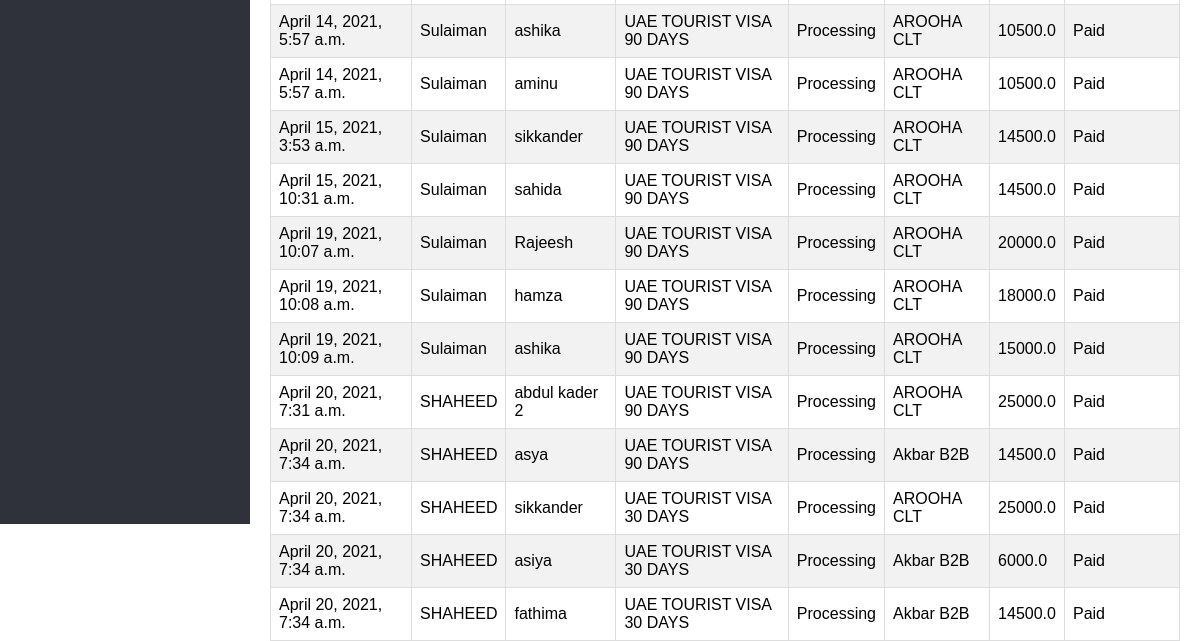
Before: /dashboard/services/ (lower part) with the older database file.
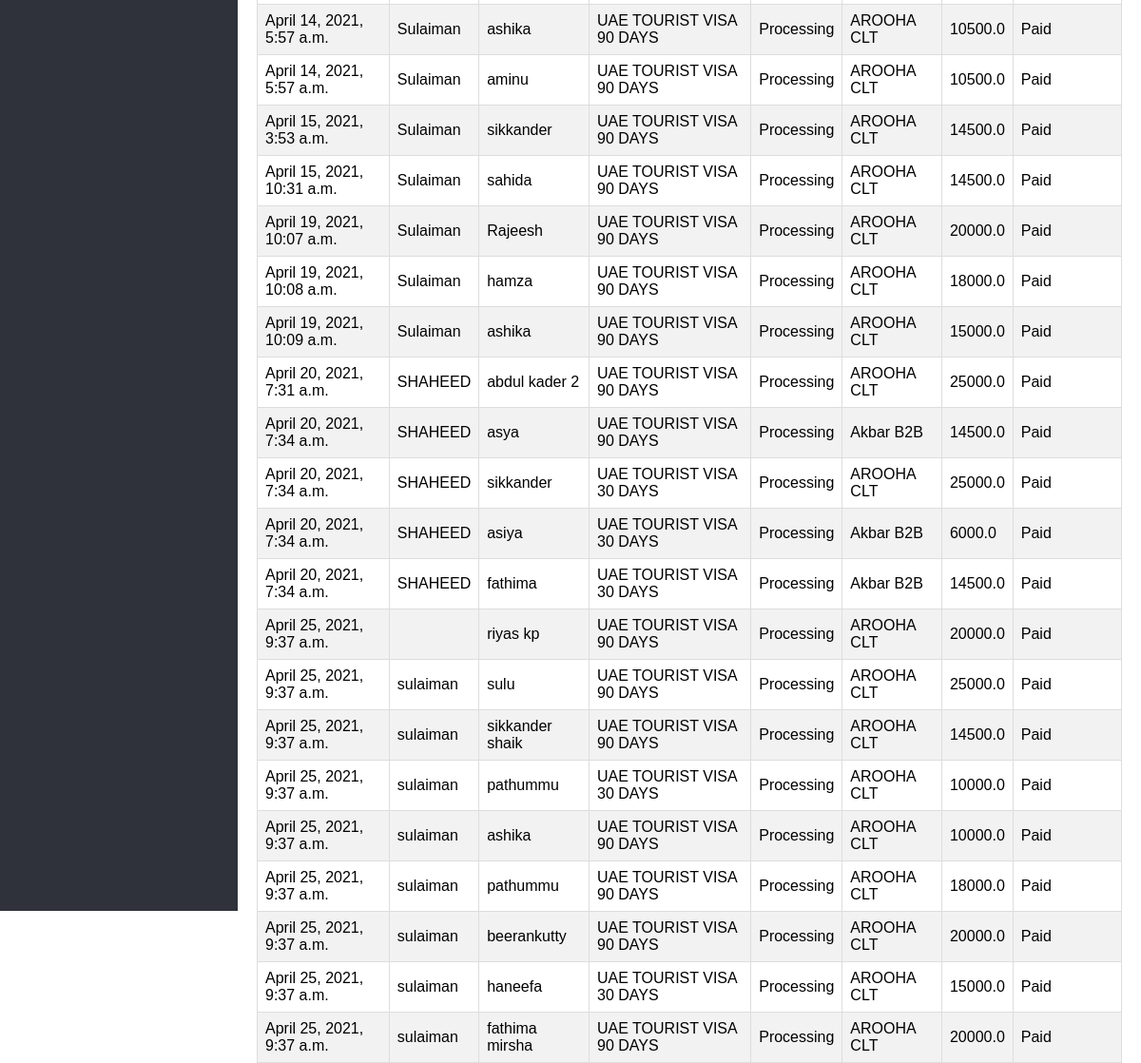
After: the same page with the newer database file.
### dashboard/models.py (models this page shows)
class sales(models.Model):
    sales_date=models.DateTimeField(auto_now_add=True)
    saved_data_date=models.DateField(blank=True,null=True)
    cust_name=models.CharField(max_length=225,blank=True)
    cust_id=models.IntegerField(blank=True,default=0)
    product_id=models.IntegerField(blank=True,default=0)
    product_name=models.CharField(max_length=225,blank=True,default=0)
    sup_name=models.CharField(max_length=225,blank=True,default=0)
    sup_id=models.IntegerField(blank=True,default=0)
    purchase_rate = models.FloatField(blank=True,default=0)
    sales_price=models.FloatField(blank=True,default=0)
    paid_amount=models.FloatField(blank=True,default=0)
    balance=models.FloatField(blank=True,default=0)
    pax_f_name=models.CharField(max_length=225,blank=True,default=0)
    pax_l_name = models.CharField(max_length=225, blank=True, default=0)

### dashboard/views.py (the view)
# urls.py: path('services/',services),
def services(request):
    sales_table=sales.objects.all()
    return render(request,'dash_services.html',{'sales':sales_table})

### dashboard/templates/dash_services.html (shortened to what this page needs)
 {% extends 'base.html' %}
 {% block content %}
 {% include 'sidebar.html' %}
<div class="content">
        <table id="customers">
            {% for sale in sales %}
              <a href="www.google.com">
  <tr>
    <td>{{sale.sales_date}}</td>
      <td>{{sale.cust_name}}</td>
    <td>{{sale.pax_f_name}}</td>
    <td>{{sale.product_name}}</td>
      <td>Processing</td>
      <td>{{sale.sup_name}}</td>
      <td>{{sale.sales_price}}</td>
      <td>Paid</td>
  </tr>
                   </a>
{% endfor %}
</table>
    </div>
 {% endblock %}

### dashboard/templates/base.html (shortened to what this page needs)
<!DOCTYPE html>
<html lang="en" dir="ltr">
  <head>
    {% load static %}
    <link rel="stylesheet" href="{% static 'dashboard/style.css' %}">
    <link rel="stylesheet" href="https://cdnjs.cloudflare.com/ajax/libs/font-awesome/5.12.1/css/all.min.css">
  </head>
  <body>
    {% block content %}
    {% endblock %}
  </body>
</html>

### dashboard/templates/sidebar.html (shortened to what this page needs)
    <div class="sidebar">
    </div>

### Portal_main/static/dashboard/style.css (style rules this page uses)
body { margin: 0; padding: 0; font-family: "Roboto", sans-serif; }
.sidebar { z-index: 1; top: 0; background: #2f323a; margin-top: 70px; padding-top: 30px; position: fixed; left: 0; width: 250px; height: calc(100% - 9%); transition: 0.5s; transition-property: left; overflow-y: auto; }
.content { width: (100% - 250px); margin-top: 60px; padding: 20px; margin-left: 250px; background: url(background.png) no-repeat; background-position: center; background-size: cover; height: 100vh; transition: 0.5s; }

### dashboard/templates/base.html (style rules this page uses)
body { margin: 0; padding: 0; font-family: "Roboto", sans-serif; }
.sidebar { z-index: 1; top: 0; background: #2f323a; margin-top: 70px; padding-top: 30px; position: fixed; left: 0; width: 250px; height: calc(100% - 9%); transition: 0.5s; transition-property: left; overflow-y: auto; }
.content { width: (100% - 250px); margin-top: 60px; padding: 20px; margin-left: 250px; background: url(background.png) no-repeat; background-position: center; background-size: cover; height: 100vh; transition: 0.5s; }
#customers { font-family: Arial, Helvetica, sans-serif; border-collapse: collapse; width: 100%; }
#customers tr:nth-child(even) { background-color: #f2f2f2; }
body { margin: 0; font-family: Arial, Helvetica, sans-serif; }

Changed rows visible on the page:
added sales: sales_date "April 25, 2021, 9:37 a.m.", pax_f_name "riyas kp", product_name "UAE TOURIST VISA 90 DAYS", sup_name "AROOHA CLT", sales_price "20000.0"
added sales: sales_date "April 25, 2021, 9:37 a.m.", cust_name "sulaiman", pax_f_name "sulu", product_name "UAE TOURIST VISA 90 DAYS", sup_name "AROOHA CLT", sales_price "25000.0"
added sales: sales_date "April 25, 2021, 9:37 a.m.", cust_name "sulaiman", pax_f_name "sikkander shaik", product_name "UAE TOURIST VISA 90 DAYS", sup_name "AROOHA CLT", sales_price "14500.0"
added sales: sales_date "April 25, 2021, 9:37 a.m.", cust_name "sulaiman", pax_f_name "pathummu", product_name "UAE TOURIST VISA 30 DAYS", sup_name "AROOHA CLT", sales_price "10000.0"
added sales: sales_date "April 25, 2021, 9:37 a.m.", cust_name "sulaiman", pax_f_name "ashika", product_name "UAE TOURIST VISA 90 DAYS", sup_name "AROOHA CLT", sales_price "10000.0"
added sales: sales_date "April 25, 2021, 9:37 a.m.", cust_name "sulaiman", pax_f_name "pathummu", product_name "UAE TOURIST VISA 90 DAYS", sup_name "AROOHA CLT", sales_price "18000.0"
added sales: sales_date "April 25, 2021, 9:37 a.m.", cust_name "sulaiman", pax_f_name "beerankutty", product_name "UAE TOURIST VISA 90 DAYS", sup_name "AROOHA CLT", sales_price "20000.0"
added sales: sales_date "April 25, 2021, 9:37 a.m.", cust_name "sulaiman", pax_f_name "haneefa", product_name "UAE TOURIST VISA 30 DAYS", sup_name "AROOHA CLT", sales_price "15000.0"
added sales: sales_date "April 25, 2021, 9:37 a.m.", cust_name "sulaiman", pax_f_name "fathima mirsha", product_name "UAE TOURIST VISA 90 DAYS", sup_name "AROOHA CLT", sales_price "20000.0"
